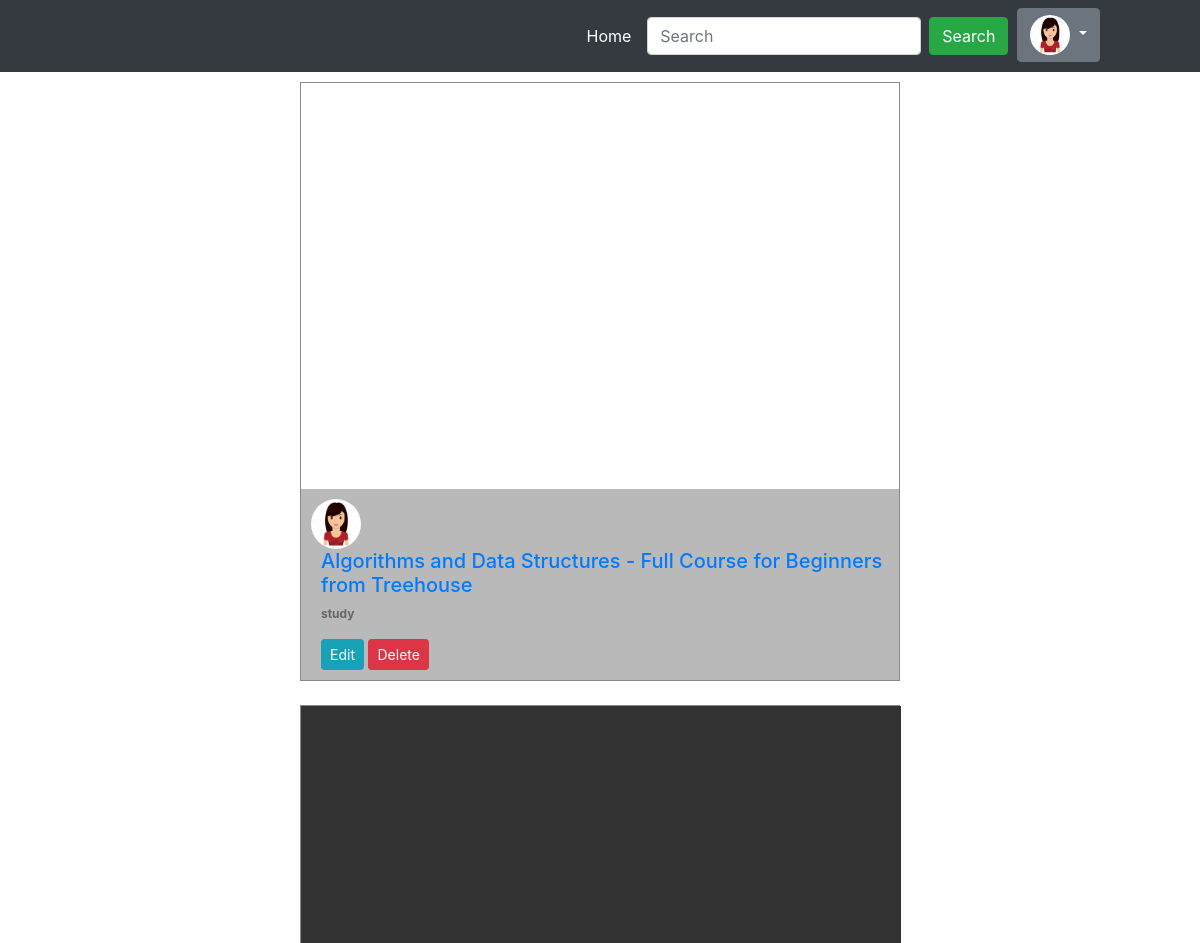
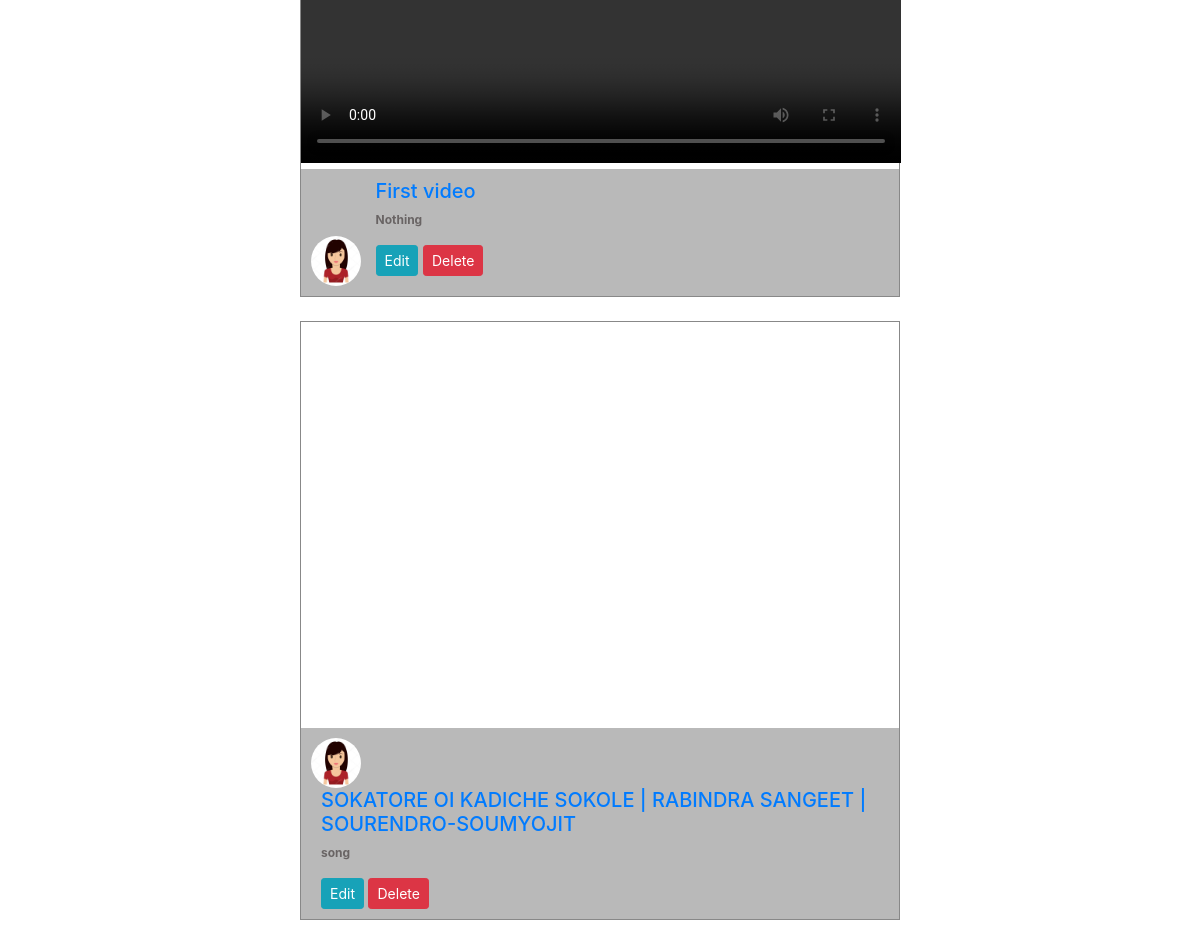
/posts/user_video/ (signed in), run on the app's committed database (2 pictures, top to bottom).
### App_Login/models.py (models this page shows)
class UserProfile(models.Model):
    user=models.OneToOneField(User,on_delete=models.CASCADE,related_name='user_profile')
    profile_pic=models.ImageField(upload_to='profile_pics',blank=True)
    description=models.TextField(blank=True)
    full_name=models.CharField(max_length=264,blank=True)
    dob=models.DateField(blank=True,null=True)

### App_Posts/models.py (models this page shows)
class Post(models.Model):
    author=models.ForeignKey(User,on_delete=models.CASCADE,related_name='post')
    video = models.FileField(upload_to='video',null=True,blank=True,validators=[FileExtensionValidator(allowed_extensions=['MOV','avi','mp4','webm','mkv'])])
    website=models.URLField(blank=True)
    caption=models.CharField(max_length=264)
    upload_date=models.DateTimeField(auto_now_add=True)
    update_to=models.DateTimeField(auto_now=True)
    catagory=models.CharField(max_length=100)
    description=models.TextField(null=True)
    class Meta:
        ordering=['-update_to']

### App_Posts/views.py (the view)
# urls.py: path('user_video/',views.user_video,name='user_video'),
@login_required
def user_video(request):
    posts=Post.objects.filter(author=request.user)
    return render(request,'App_Posts/user_video.html',context={'posts':posts})

### templates/App_Posts/user_video.html (shortened to what this page needs)
{% extends 'navbar.html' %}
{% load static %}
{% load crispy_forms_tags %}
{% block body_block %}
<div >
{% if posts %}
{% for post in posts %}
  <div style="width: 600px; margin: 0 auto;border: 1px solid #888888;" >
    {% if post.video %}
    <video width="600" height="400" controls>
      <source src="/media/{{post.video}}" type="video/mp4">
      <source src="/media/{{post.video}}" type="video/ogg">
      <source src="/media/{{post.video}}" type="video/webm">
    </video>
    {% else %}
    <iframe src="{{post.website}}" width="600" height="400" frameborder="0"></iframe>
    {% endif %}
      <div  style="background-color: rgb(185, 185, 185);padding: 10px;">
        <div style="display: inline-block;" >
          {% if post.author.user_profile.profile_pic %}
          <a  href="{% url 'app_login:profile_other' username=post.author %}">
              <img src="/media/{{post.author.user_profile.profile_pic}}" alt="" width="50px" height="50px" class="rounded-circle">
              </a>
      {% else %}
        <a  href="{% url 'app_login:profile_other' username=post.author %}">
            <img src="/media/profile_pics/avatar-male.jpg" alt="" width="50px" height="50px" class="rounded-circle">
        </a>
      {% endif %}
        </div>
        <div style="display: inline-block; padding-left: 10px;">
          <a href="{% url 'app_post:details' pk=post.pk %}"> <h5>{{post.caption}}</h5> </a>
          <p style="font-size: 12px;font-weight: 700; color: rgb(105, 100, 100);">{{post.catagory}} </p>
          <a href="{% url 'app_post:edit_post' pk=post.pk %}" class="btn btn-info btn-sm">Edit</a> <a href="{% url 'app_post:delete_video' pk=post.pk %}" class="btn btn-danger btn-sm">Delete</a>
        </div>
      </div>
    </div>
  <br>
{% endfor %}
{% else %}
<h4 style="text-align: center;">No video is posted. <a href="{% url 'app_post:upload' %}">Upload video</a> </h4>
{% endif %}
</div>
{% endblock %}

### templates/navbar.html (shortened to what this page needs)
<!DOCTYPE html>
{% load static %}
<html lang="en">
<head>
    <link rel="stylesheet" href="https://cdn.jsdelivr.net/npm/bootstrap@4.6.0/dist/css/bootstrap.min.css">
  <link rel="stylesheet" href="https://cdnjs.cloudflare.com/ajax/libs/font-awesome/4.7.0/css/font-awesome.min.css" />
</head>
<body>
    <nav class="navbar navbar-expand-sm bg-dark navbar-dark" style="padding-right: 100px;">
        <ul class="navbar-nav ml-auto">
            <li class="nav-link active">
                <a class="nav-link " href="{% url 'main' %}">Home</a>
            </li>
            <form class="form-inline" method="GET" >
                <input class="form-control mr-sm-2" type="text" name="search" placeholder="Search">
                <button class="btn btn-success" type="submit">Search</button>
            </form>
            {% if  user.is_authenticated %}
                <div class="nav-item dropdown ">
                    {% if user.user_profile.profile_pic %}
                    <a class=" btn btn-secondary dropdown-toggle" href="#" data-toggle="dropdown" >
                        <img src="/media/{{user.user_profile.profile_pic}}" alt="" width="40px" height="40px" class="rounded-circle">
                        </a>
                    {% else %}
                    <a class=" btn btn-secondary dropdown-toggle" href="#" data-toggle="dropdown" >
                        <img src="/media/profile_pics/avatar-male.jpg" alt="" width="40px" height="40px" class="rounded-circle">
                    </a>
                    {% endif %}
                </div>
            {% endif %}
         </ul>
    </nav>
    <div class="container" style="padding-top: 10px; " >
        {% block body_block %}
        {% endblock %}
    </div>
</body>
</html>

### data on the page
Post: author.user_profile.profile_pic (picture), caption "Algorithms and Data Structures - Full Course for Beginners from Treehouse", catagory "study"
Post: author.user_profile.profile_pic (picture), caption "First video", catagory "Nothing"
Post: author.user_profile.profile_pic (picture), caption "SOKATORE OI KADICHE SOKOLE | RABINDRA SANGEET | SOURENDRO-SOUMYOJIT", catagory "song"
